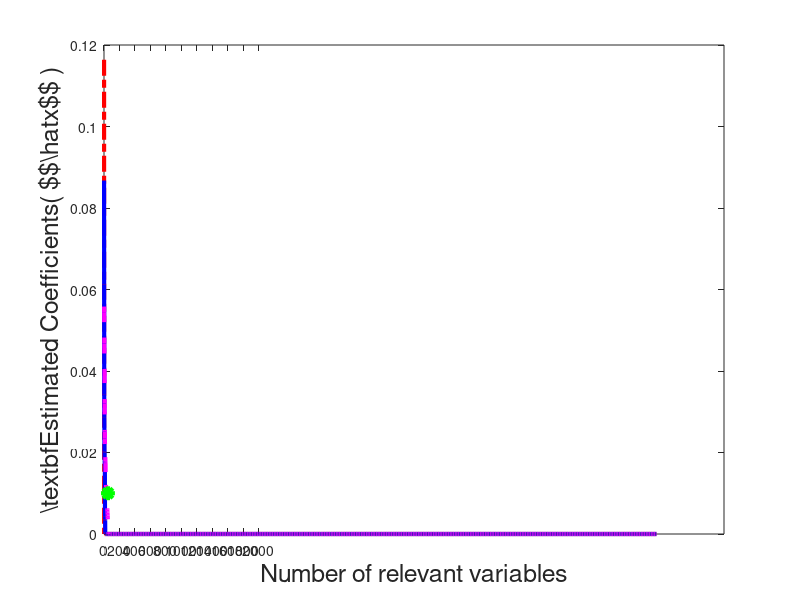

This figure's MATLAB source: (Note: this script raises an error after producing the figure.)
figure('Color', 'white');
set(gcf,'units','points','position',[0,0,550,350])
set(gca,'Fontsize',18);
%clf; 
L1data = load('data/L1coefficient.txt');
OL1data = load('data/OL1coefficient.txt');
%L2data = load('data/L2coefficient.txt');
OL12data = load('data/L12coefficient.txt');
%ol2 = [0.0001 0.0004 0.0019 0.0095 0.0201 0.0278 0.0298 0.0344 0.0459 0.3240 0.4262 0.5719 0.6528 0.7590 1.000];
L1data =  sort(abs(L1data),'descend');
OL1data = sort(abs(OL1data),'descend');
OL12data = sort(abs(OL12data),'descend');
len = length(OL12data);
newp = zeros(1,len);
i = 1;
for i = 1:len  % q=4  
  if OL12data(i) >= (i/len)*0.4
  res = sprintf('%f   %f      %f \n',i,OL12data(i),(i/len)*0.4);
  newp(i) = OL12data(i);
  else
      newp(i) = 0;
  end
  %disp(res);
  
end


plot(L1data,'r-.','MarkerSize', 10, 'LineWidth', 3);
hold on
plot(OL1data,'b-','MarkerSize', 10, 'LineWidth', 3);
hold on
plot(OL12data,'m--','MarkerSize', 10, 'LineWidth', 3);
hold on
plot(51,0.01,'g*','MarkerSize', 10, 'LineWidth', 3)
hold off;
%xlim([0,50]);
%set(gca,'YScale','log');
%set(gcf,'units','points','position',[0,0,750,400])
set(gca,'XTick',(0:200:2000))
xlabel('Number of relevant variables','FontSize',18);
h = ylabel('\textbf{Estimated Coefficients( $$\hat{x}$$ )}','FontSize',18);
set(h,'unit','character');
set(h,'interpreter','latex');
set(gca,'FontSize',18,'FontName','times');
legend1 = legend('Lasso','OL1','OL12');
set(legend1,'FontSize',18,'FontName','times');
title('q = 0.4','FontSize',18);
set(gca,'Fontsize',18);
%print('E:\Deep Learning\Research\Paper Writting\graphs\DimensionReduction.png','-dpng','-r900');
%print('E:\Deep Learning\Research\Paper Writting\graphs\DimensionReduction.eps','-depsc2','-r900');

